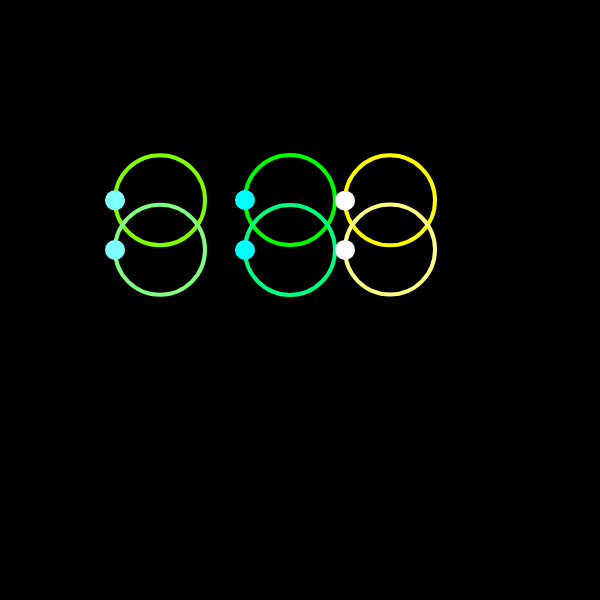
Frame 1 (no input)
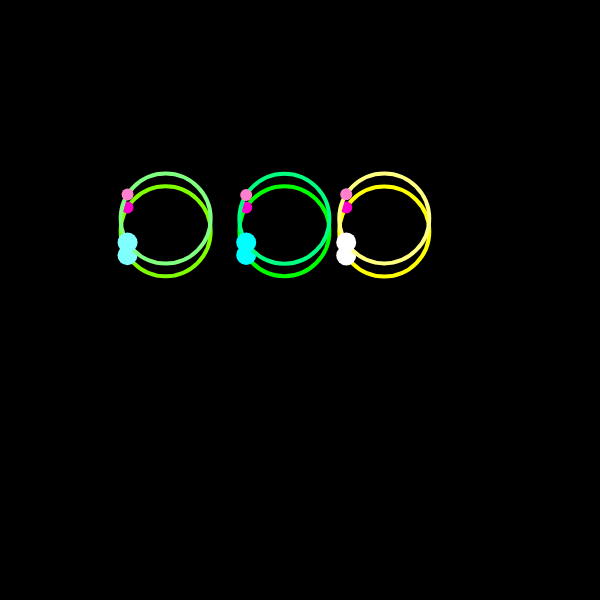
Frame 60 (no input)
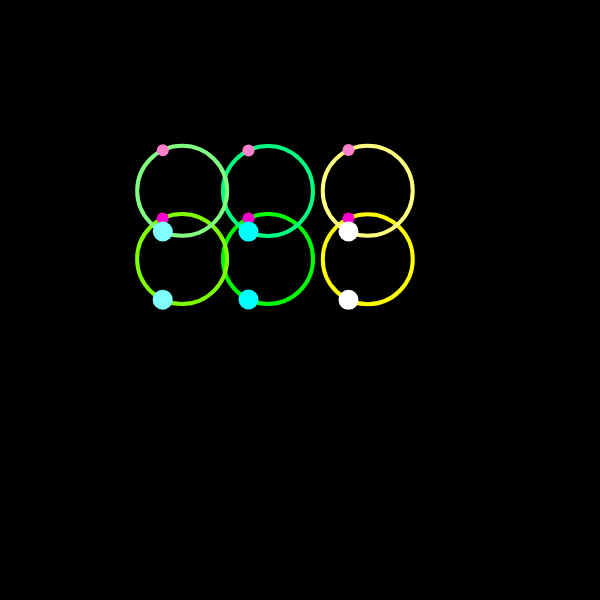
Frame 120 (the mouse pressed at the canvas centre since frame 60)

The p5.js sketch that drew these frames (run headless with seeded random() and noise() and a simulated clock; from frame 60 on, the mouse is pressed at the canvas centre):

// p5.js sketch
// ── sketch.js
let cx = 200
let cy = 200
let d = 180
let ratio = 0.5
let d1 = d * ratio
let angle = 0


function setup() {
  createCanvas(600, 600);
  colorMode(RGB, 100)
}

function draw() {
  background(0);

  noFill()
  for (let i = 0; i < 150; i += 50) {
    for (let j = 0; j < 100; j += 50) {

      let r1 = d / 2
      let x = r1 * cos(angle - i * HALF_PI)
      let y = r1 * sin(angle - j * HALF_PI)
      stroke(i, 250, j)
      strokeWeight(4)
      ellipse(cx + x + i, cy + y + j, d1, d1)


      let r2 = (d1) / 2

      let x1 = r2 * cos(angle * HALF_PI)
      let y1 = r2 * sin(angle * HALF_PI)
      stroke(155, j, 80)
      strokeWeight(12)
      point(cx + x - x1 + i, cy + y - y1 + j)

      stroke(i, 150, 210)
      strokeWeight(20)
      point(cx + x - x1 + i, cy + y + y1 + j)



      angle += 0.001
    }
  }


}
